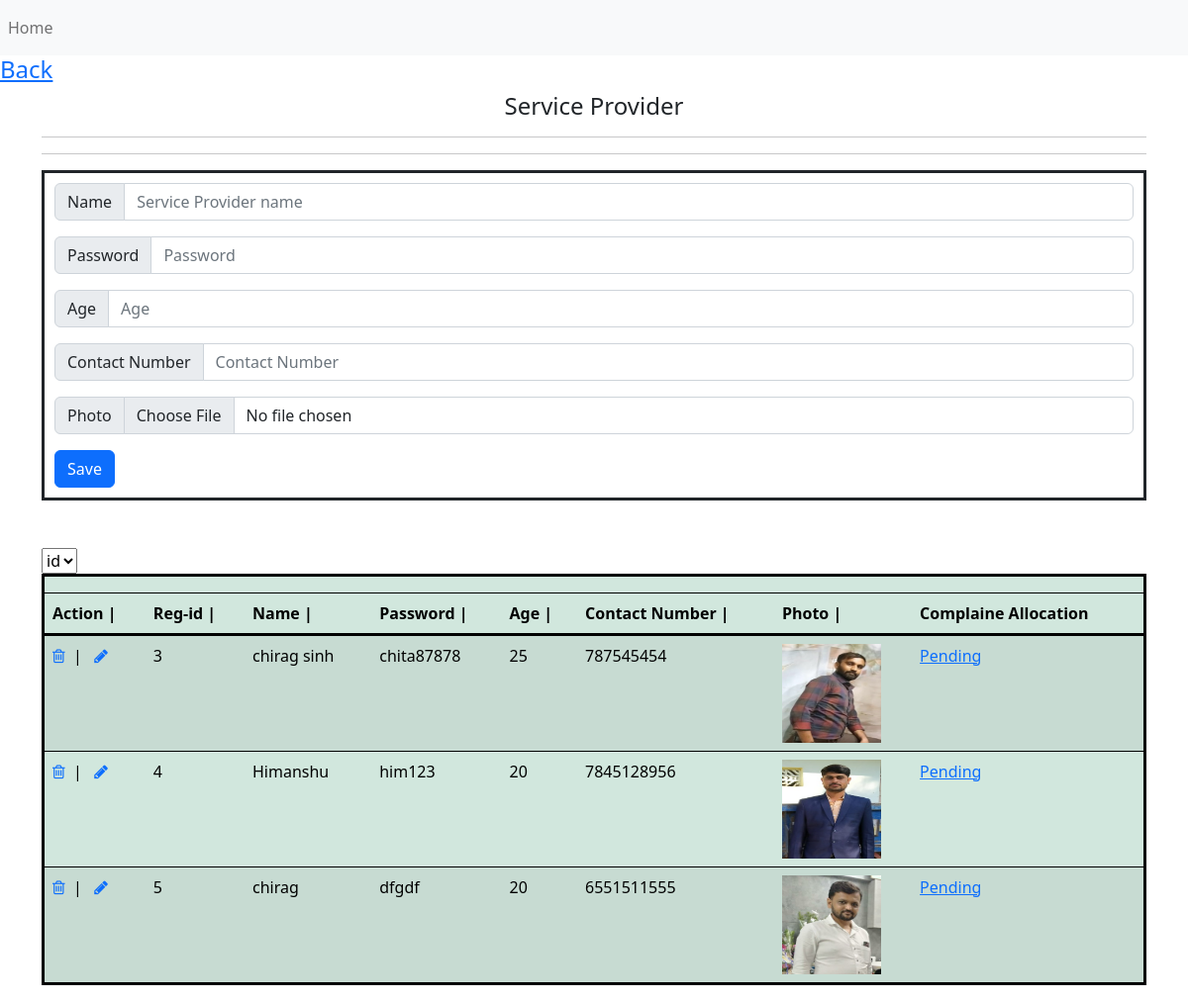
The app's page /Ass-2/Ass-2/service_provider.php (signed in) with its own data.
### tables this page shows
CREATE TABLE `service` (
  `reg_id` int(11) NOT NULL,
  `name` varchar(20) NOT NULL,
  `password` varchar(20) NOT NULL,
  `age` varchar(5) NOT NULL,
  `contact_number` varchar(10) NOT NULL,
  `photo` text NOT NULL,
  `complain_Allocation` enum('New','Pending','Completed') NOT NULL DEFAULT 'New'
);

### Ass-2/Ass-2/service_provider.php (the view, shortened to what this page needs)
<?php
include("connection.php");
$Queryd = "select * from service";
$data=mysqli_query($con, $Queryd);
?>
<!DOCTYPE html>
<html lang="en">
<head>
    <link href="https://cdn.jsdelivr.net/npm/bootstrap@5.2.0/dist/css/bootstrap.min.css" rel="stylesheet">
    <link rel="stylesheet" href="https://cdnjs.cloudflare.com/ajax/libs/font-awesome/4.7.0/css/font-awesome.min.css">
</head>
<body>
    <?php include("header.php")?>
    <h4> <a href="home.php">Back</a></h4>
    <div class="container">
        <h4> <center> Service Provider </center></h4><hr><hr>
        <div class="col" style="border: 3px solid ; padding: 10px;">
            <form class="row" method="POST" enctype="multipart/form-data">
                <div class="input-group mb-3">
                    <span class="input-group-text" id="basic-addon1">Name</span>
                    <input type="text" name="sname" class="form-control" placeholder="Service Provider name" value="<?php if(isset($_REQUEST['edit'])){echo $edit1['name'];} ?>" aria-label="Product Name" title="Service Provider name" aria-describedby="basic-addon1">
                </div>
                <div class="input-group mb-3">
                    <span class="input-group-text" id="basic-addon1">Password</span>
                    <input type="password" name="spass" class="form-control" placeholder="Password" value="<?php if(isset($_REQUEST['edit'])){echo $edit1['password'];} ?>" title="Password" aria-label="Product Description" aria-describedby="basic-addon1">
                </div>
                <div class="input-group mb-3">
                    <span class="input-group-text" id="basic-addon1">Age</span>
                    <input type="text" name="age" class="form-control" placeholder="Age" value="<?php if(isset($_REQUEST['edit'])){echo $edit1['age'];} ?>" title="Age" aria-label="Product Description" aria-describedby="basic-addon1">
                </div>
                <div class="input-group mb-3">
                    <span class="input-group-text" id="basic-addon1">Contact Number</span>
                    <input type="number" name="contact" class="form-control" placeholder="Contact Number" value="<?php if(isset($_REQUEST['edit'])){echo $edit1['contact_number'];} ?>" title="Contact Number" aria-label="Product Description" aria-describedby="basic-addon1">
                </div>
                <div class="input-group mb-3">
                    <span class="input-group-text" id="basic-addon1">Photo</span>
                    <input type="file" name="photo" class="form-control" placeholder="Photo" value="<?php if(isset($_REQUEST['edit'])){echo $edit1['photo'];} ?>" title="Photo" aria-label="Product Description" aria-describedby="basic-addon1">
                </div>
                <div class="col-6">
                <?php
                if($edit)
                {
                ?>
                    <input type="submit" name="btnupdate" value="Update" class="btn btn-primary">
                <?php
                }
                else
                {
                ?>
                    <input type="submit" name="btnsave" value="Save" class="btn btn-primary">
                <?php
                }
                ?>
                </div>
            </form>
        </div>
    </div>
    <br>
    <br>
    <div class="container">
        <form action="" >
            <table class="table table-success table-striped"  style="border:3px solid;">
                <thead style="border:3px solid;">
                    <tr>
                        <th colspan="13"></th>
                        <select name="cn">
                            <option value="pro_id">id</option>
                        </select>
                    </tr>
                    <th>Action |&nbsp;</th>
                    <th>Reg-id |&nbsp;</th>
                    <th>Name |&nbsp;</th>
                    <th>Password |&nbsp;</th>
                    <th>Age |&nbsp;</th>
                    <th>Contact Number |&nbsp;</th>
                    <th>Photo |&nbsp;</th>
                    <th>Complaine Allocation &nbsp;</th>
                </thead>
                <tbody style="border:3px solid;">
                    <?php
                        while($data1=mysqli_fetch_array($data))
                        {
                    ?>
                    <tr>
                            <td> <a href="service_provider.php?remove=<?php echo $data1['reg_id']; ?>" onclick=" return confirm('Are you sure to delete Service prodvider')"><i class="fa fa-trash-o"></i></a>&nbsp;&nbsp;|&nbsp;&nbsp;
                                <a href="service_provider.php?edit=<?php echo $data1['reg_id']; ?>" onclick=" return confirm('Are you sure update details')"><i class="fa fa-pencil"></i></a>
                            </td>
                            <td><?php  echo $data1['reg_id']; ?></td>
                            <td><?php  echo $data1['name']; ?> &nbsp;</td>
                            <td><?php  echo $data1['password']; ?> &nbsp;</td>
                            <td><?php  echo $data1['age']; ?></td>
                            <td><?php  echo $data1['contact_number']; ?></td>
                            <td> <img src="<?php  echo $data1['photo']; ?>" height="100" width="100" alt=""> </td>
                            <td> <a href="service_provider.php?sid=<?php echo $data1['reg_id'];?>&&ca=<?php echo $data1['complain_Allocation'];?>"><?php  echo $data1['complain_Allocation']; ?></a></td>
                    </tr>
                    <?php
                        }
                    ?>
                </tbody>
            </table>
        </form>
    </div>
</body>
</html>

### Ass-2/Ass-2/header.php (shortened to what this page needs)
<!DOCTYPE html>
<html lang="en">
<head>
    <link href="https://cdn.jsdelivr.net/npm/bootstrap@5.2.0/dist/css/bootstrap.min.css" rel="stylesheet" >
</head>
<body>
<nav class="navbar navbar-expand-lg navbar-light bg-light">
  <div class="collapse navbar-collapse" id="navbarSupportedContent">
    <ul class="navbar-nav mr-auto navbar-light bg-light">
      <li class="nav-item active">
        <a class="nav-link" href="home.php">Home </a>
      </li>
    </ul>
  </div>
</nav>
</body>
</html>

### records on screen
service: reg_id "3", name "chirag sinh", password "chita87878", age "25", contact_number "787545454", photo (picture), complain_Allocation "Pending"
service: reg_id "4", name "Himanshu", password "him123", age "20", contact_number "7845128956", photo (picture), complain_Allocation "Pending"
service: reg_id "5", name "chirag", password "dfgdf", age "20", contact_number "6551511555", photo (picture), complain_Allocation "Pending"
